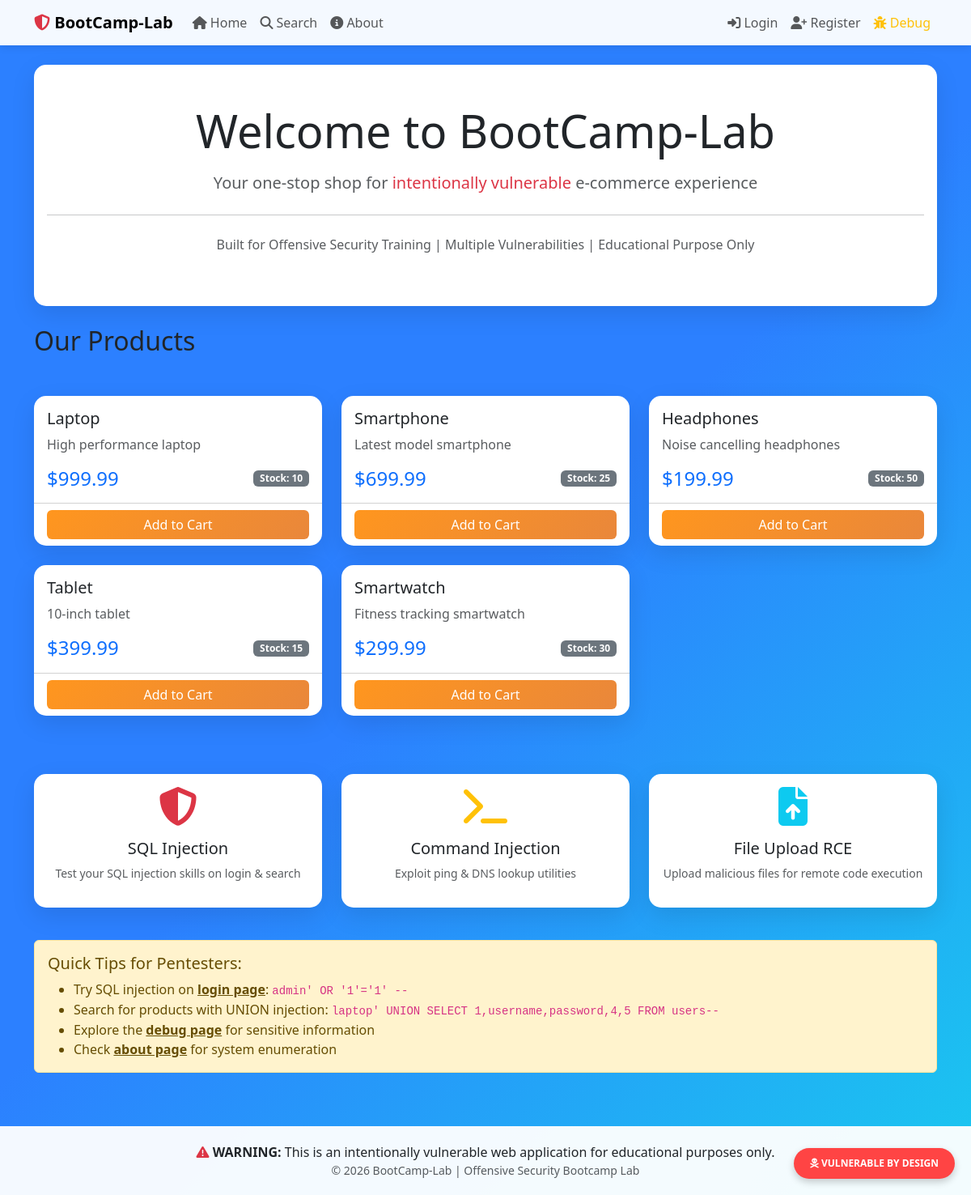
The page / on the database its author committed.
### app.py (models this page shows, shortened)
class Product(db.Model):
    __tablename__ = 'products'
    id = db.Column(db.Integer, primary_key=True)
    name = db.Column(db.String(100), nullable=False)
    description = db.Column(db.Text)
    price = db.Column(db.Float, nullable=False)
    stock = db.Column(db.Integer, default=0)

### app.py (the view)
@app.route('/')
def index():
    products = Product.query.all()
    return render_template('index.html', products=products)

### templates/index.html (shortened to what this page needs)
{% extends "base.html" %}
{% block content %}
<div class="row mb-4">
    <div class="col-12">
        <div class="card">
            <div class="card-body text-center py-5">
                <h1 class="display-4 mb-3">
                    Welcome to BootCamp-Lab
                </h1>
                <p class="lead text-muted">
                    Your one-stop shop for <span class="text-danger">intentionally vulnerable</span> e-commerce experience
                </p>
                <hr class="my-4">
                <p class="text-muted">
                    Built for Offensive Security Training
                    | Multiple Vulnerabilities
                    | Educational Purpose Only
                </p>
            </div>
        </div>
    </div>
</div>
<div class="row mb-4">
    <div class="col-12">
        <h2 class="mb-4">Our Products</h2>
    </div>
</div>
<div class="row">
    {% for product in products %}
    <div class="col-md-4 mb-4">
        <div class="card h-100">
            <div class="card-body">
                <h5 class="card-title">{{ product.name }}</h5>
                <p class="card-text text-muted">{{ product.description }}</p>
                <div class="d-flex justify-content-between align-items-center">
                    <span class="h4 text-primary mb-0">${{ "%.2f"|format(product.price) }}</span>
                    <span class="badge bg-secondary">Stock: {{ product.stock }}</span>
                </div>
            </div>
            <div class="card-footer bg-transparent">
                <button class="btn btn-gradient w-100">
                    Add to Cart
                </button>
            </div>
        </div>
    </div>
    {% endfor %}
</div>
<div class="row mt-5">
    <div class="col-md-4 mb-3">
        <div class="card text-center">
            <div class="card-body">
                <i class="fas fa-shield-alt fa-3x text-danger mb-3"></i>
                <h5>SQL Injection</h5>
                <p class="text-muted small">Test your SQL injection skills on login & search</p>
            </div>
        </div>
    </div>
    <div class="col-md-4 mb-3">
        <div class="card text-center">
            <div class="card-body">
                <i class="fas fa-terminal fa-3x text-warning mb-3"></i>
                <h5>Command Injection</h5>
                <p class="text-muted small">Exploit ping & DNS lookup utilities</p>
            </div>
        </div>
    </div>
    <div class="col-md-4 mb-3">
        <div class="card text-center">
            <div class="card-body">
                <i class="fas fa-file-upload fa-3x text-info mb-3"></i>
                <h5>File Upload RCE</h5>
                <p class="text-muted small">Upload malicious files for remote code execution</p>
            </div>
        </div>
    </div>
</div>
<div class="row mt-4">
    <div class="col-12">
        <div class="alert alert-warning">
            <h5>Quick Tips for Pentesters:</h5>
            <ul class="mb-0">
                <li>Try SQL injection on <a href="{{ url_for('login') }}" class="alert-link">login page</a>: <code>admin' OR '1'='1' --</code></li>
                <li>Search for products with UNION injection: <code>laptop' UNION SELECT 1,username,password,4,5 FROM users--</code></li>
                <li>Explore the <a href="{{ url_for('debug') }}" class="alert-link">debug page</a> for sensitive information</li>
                <li>Check <a href="{{ url_for('about') }}" class="alert-link">about page</a> for system enumeration</li>
            </ul>
        </div>
    </div>
</div>
{% endblock %}

### templates/base.html (style rules this page uses)
body { min-height: 100vh; background: linear-gradient(135deg, #2c80ff 50%, #1ac8ef 100%); }
.card { border: none; border-radius: 15px; box-shadow: 0 10px 30px rgba(0,0,0,0.1); }
.btn-gradient { background: linear-gradient(135deg, #ff961e 0%, #e9873b 100%); border: none; color: white; }

### rows shown on the page
Product: name "Laptop", description "High performance laptop", price "999.99", stock "10"
Product: name "Smartphone", description "Latest model smartphone", price "699.99", stock "25"
Product: name "Headphones", description "Noise cancelling headphones", price "199.99", stock "50"
Product: name "Tablet", description "10-inch tablet", price "399.99", stock "15"
Product: name "Smartwatch", description "Fitness tracking smartwatch", price "299.99", stock "30"
